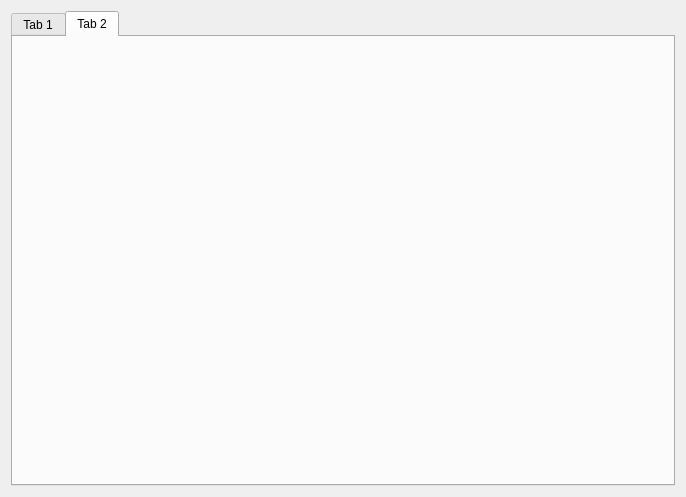
<?xml version="1.0" encoding="UTF-8"?>
<ui version="4.0">
 <class>MainWidget</class>
 <widget class="QWidget" name="MainWidget">
  <property name="geometry">
   <rect>
    <x>0</x>
    <y>0</y>
    <width>686</width>
    <height>497</height>
   </rect>
  </property>
  <property name="windowTitle">
   <string>MainWidget</string>
  </property>
  <layout class="QVBoxLayout" name="verticalLayout">
   <item>
    <widget class="QTabWidget" name="tabWidget">
     <property name="currentIndex">
      <number>1</number>
     </property>
     <widget class="QWidget" name="pTap1">
      <attribute name="title">
       <string>Tab 1</string>
      </attribute>
     </widget>
     <widget class="QWidget" name="pTap2">
      <attribute name="title">
       <string>Tab 2</string>
      </attribute>
     </widget>
    </widget>
   </item>
  </layout>
 </widget>
 <resources/>
 <connections/>
</ui>
